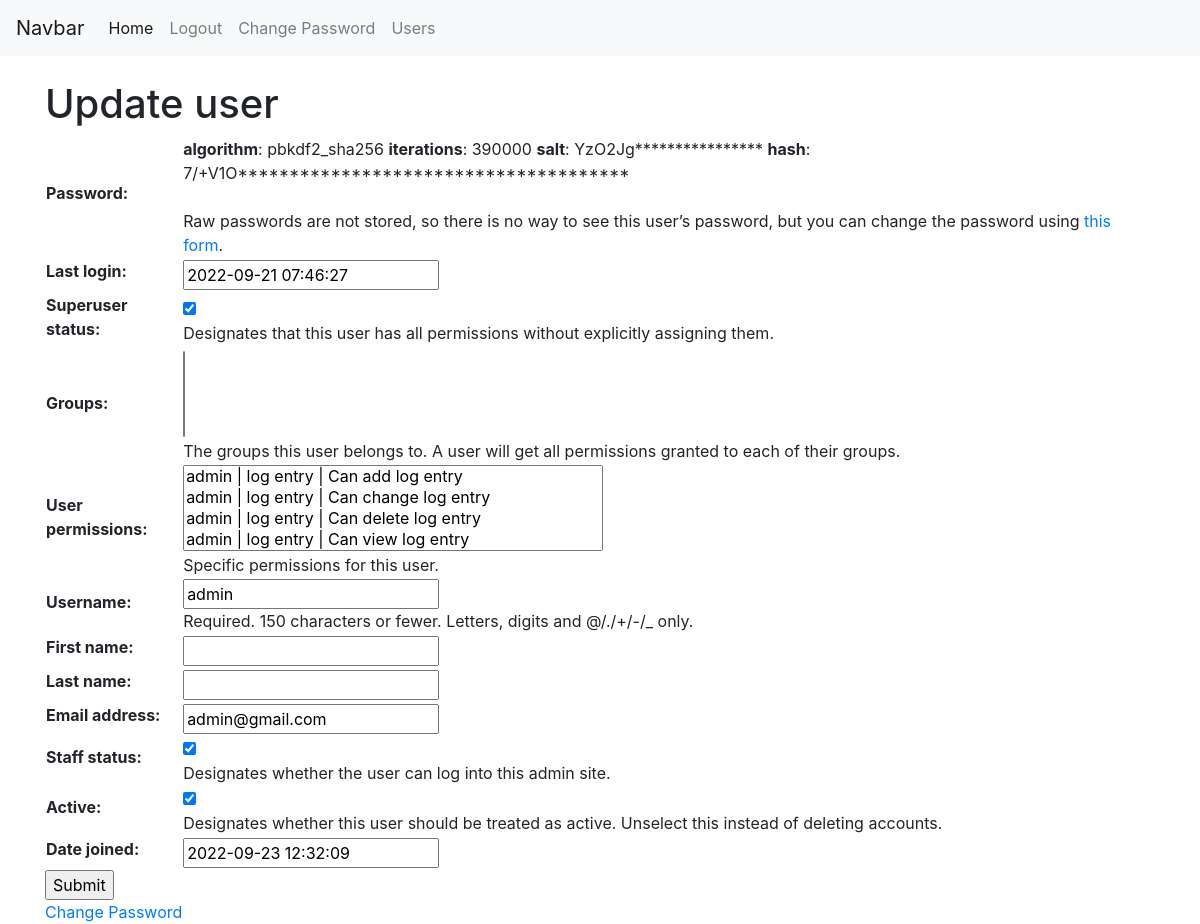
Page /app1/user_update/ (signed in) on the earlier database version.
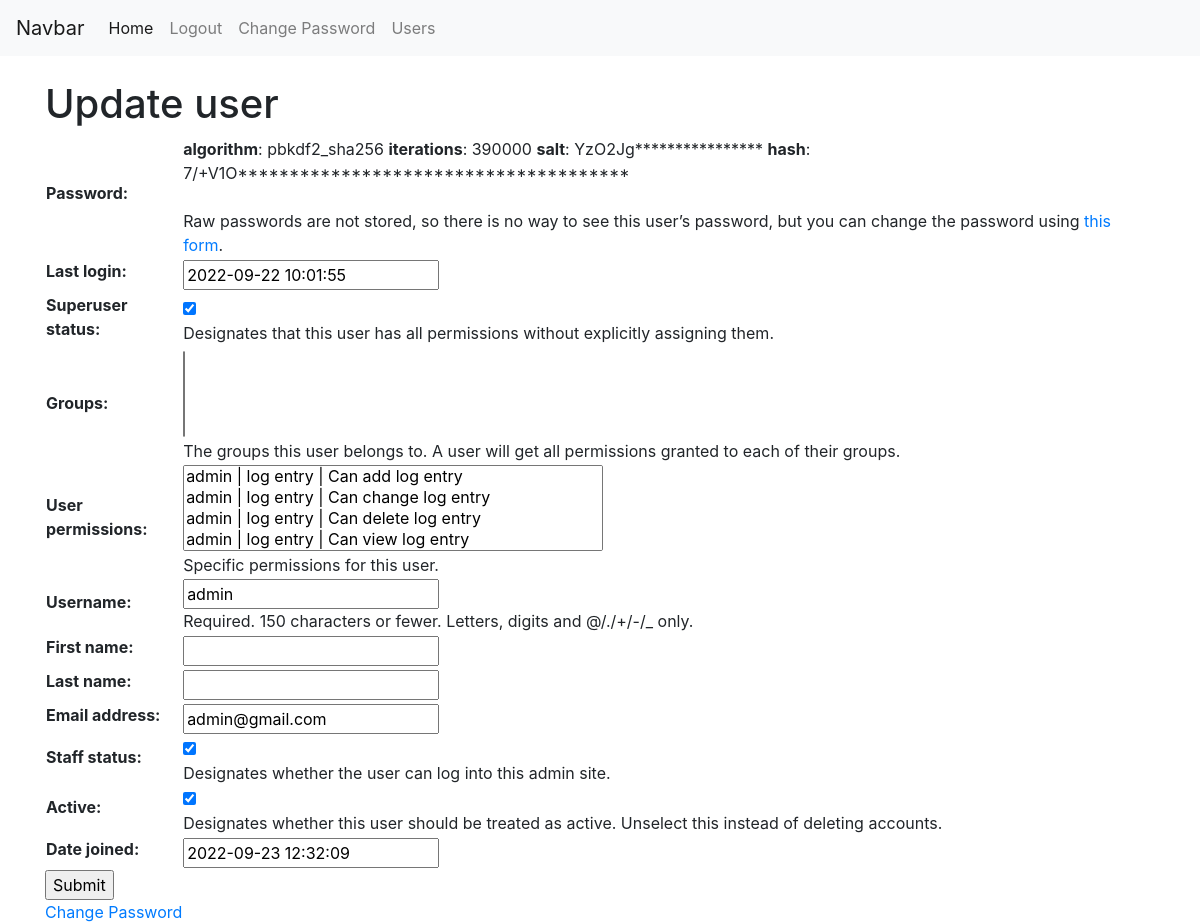
Same page on the later database version.
### app1/models.py (models this page shows)
class MyUser(AbstractBaseUser,PermissionsMixin):
    username = models.CharField(verbose_name='Username',max_length=40, unique=True)
    email = models.EmailField(verbose_name='Email ID',max_length=40,unique=True)
    fname = models.CharField(max_length=40)
    lname = models.CharField(max_length=40)
    is_active = models.BooleanField(default=True)
    is_admin = models.BooleanField(default=False)
    is_staff = models.BooleanField(default=False)
    is_superuser = models.BooleanField(default=False)
    USERNAME_FIELD = 'username'
    REQUIRED_FIELDS = ['email']
    objects = MyUserManager()

### app1/views.py (the view)
# urls.py: path('user_update/',UserUpdate.as_view(),name='user_update'),
class UserUpdate(UpdateView):
    form_class = UserChangeForm
    template_name = 'user_update.html'
    success_url = reverse_lazy('index')
    def get_object(self):
        return self.request.user

### app1/templates/user_update.html (shortened to what this page needs)
{% extends 'base.html' %}
{% block content %}
<div class="container">
    <h1>Update user</h1>
    <form action="" method="post" novalidate>
        <table>
            {{form}}
        </table>
        <input type="submit">
    </form>
    <a href="{% url 'change_password' %}"> Change Password </a>
</div>
    {% endblock %}

Differences in the rows shown:
changed MyUser "admin": last_login "2022-09-21 07:46:27" → "2022-09-22 10:01:55"
